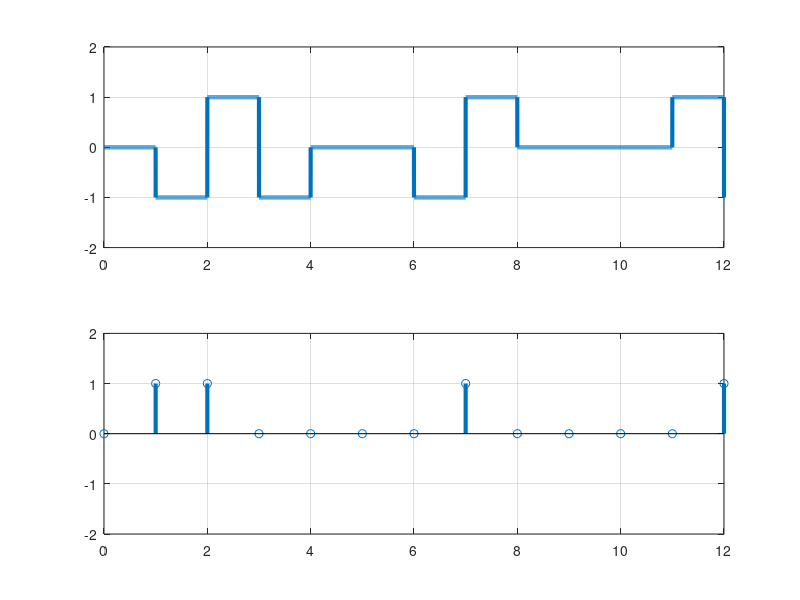

Source code (MATLAB):
clear all;
close all;
clc;

%bits = input('prompt');
bits = [0 1 1 0 0 0 0 1 0 0 0 0 1];
bitrate = 1;
n = 1000;
T = length(bits)/bitrate;
N = n*length(bits);
dt = T/N;
t = 0:dt:T-dt;
x = zeros(1,length(t));
counter = 0;
lastbit = 1;
pulse = 0;
%encoding
for i=1:length(bits)
  if bits(i)==0
    counter = counter + 1;
    if counter==4
      if(mod(pulse, 2)==0)
        x((i-1-3)*n+1:(i-3)*n) = -lastbit;
        lastbit = -lastbit;
        x((i-1-2)*n+1:(i-2)*n) = 0;
        x((i-1-1)*n+1:(i-1)*n) = 0;
        x((i-1)*n+1:i*n) = lastbit;
        counter = 0;
        pulse = 0;
      else
        x((i-1-3)*n+1:(i-3)*n) = 0;
        x((i-1-2)*n+1:(i-2)*n) = 0;
        x((i-1-1)*n+1:(i-1)*n) = 0;
        x((i-1)*n+1:i*n) = lastbit;
        counter = 0;
        pulse = 0;
      end
    end
  else
    counter = 0;
    x((i-1)*n+1:i*n) = -lastbit;
    lastbit = -lastbit;
    pulse = pulse + 1;
  end
end
subplot(2,1,1);
plot(t, x, 'Linewidth', 3);
axis([0, length(bits)-1, -2, 2]);
grid on;
counter = 0;
lastbit = 1;
for i = 1:length(t)
  if t(i)>counter
    counter = counter + 1;
    if x(i)==lastbit
      result(counter-3:counter) = 0;
    else
      if(x(i)==0)
        result(counter) = 0;
      else
        result(counter) = 1;
        lastbit = -lastbit;
      end
    end
  end
end
t1 = 0 : bitrate : length(bits)-1;
subplot(2,1,2);
stem(t1, result, 'Linewidth', 3);
axis([0, length(bits)-1, -2, 2]);
grid on;
disp('HDB3 Decoding:');
disp(result);